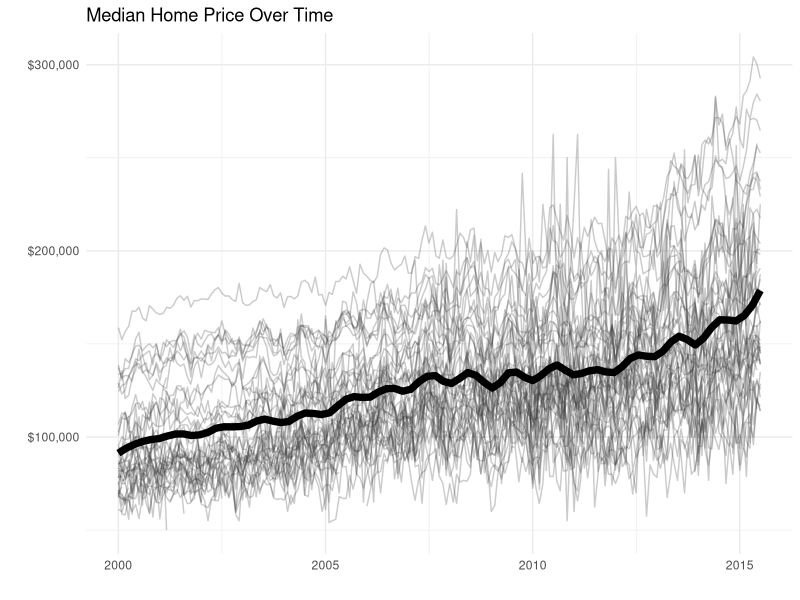
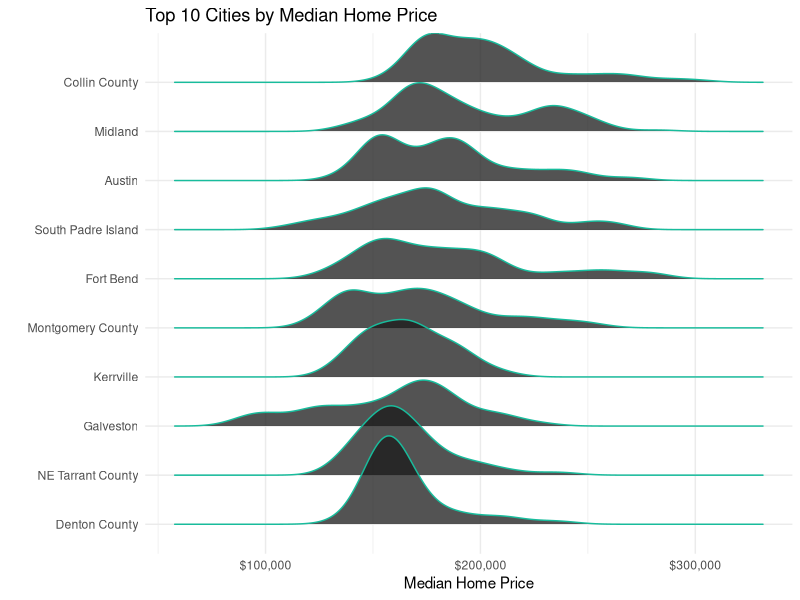

Recreate these plots in R, in order. (Note: this script raises an error after producing the figures.)
# R TIPS ----
# TIP 035 | patchwork: combine ggplots into 1 ----
#
# 👉 For Weekly R-Tips, Sign Up Here: https://mailchi.mp/business-science/r-tips-newsletter

# LIBRARIES ----

# remotes::install_github("ianmoran11/mmtable2")

library(patchwork)
library(ggridges)
library(ggrepel)
library(maps)
library(tidyverse)
library(lubridate)


# 1.0 Data Transformation -----

txhousing_tbl <- txhousing %>%
    mutate(date = lubridate::make_date(year, month))


# 2.0 Make Subplots ----

# 2.1 Time Series ----

gg_tx_timeseries <- txhousing_tbl %>%
    ggplot(aes(date, median, group = city)) +
    geom_line(color = "gray20", alpha = 0.25) +
    geom_smooth(
        aes(group = NULL),
        method = "loess",
        span = 0.1,
        se = FALSE,
        size = 2.5,
        color = "black"
    ) +
    theme_minimal() +
    scale_y_continuous(labels = scales::dollar_format()) +
    labs(y = "", x = "", title = "Median Home Price Over Time")
gg_tx_timeseries

# 2.2 Top Cities Ridgline Plot ----

gg_tx_ridge <- txhousing_tbl %>%
    drop_na() %>%
    mutate(city = factor(city) %>% fct_reorder(median) %>% fct_rev()) %>%
    filter(as.numeric(city) %in% (1:10)) %>%

    ggplot(aes(x = median, y = fct_rev(city))) +
    geom_density_ridges(
        color = "#18BC9C",
        fill  = "gray10",
        alpha = 0.75,
        size  = 1
    ) +
    scale_x_continuous(labels = scales::dollar_format()) +
    theme_minimal() +
    labs(x = "Median Home Price", y = "", title = "Top 10 Cities by Median Home Price")

gg_tx_ridge

# 2.3 Texas Map ----

texas_housing_tbl <- txhousing_tbl %>%
    group_by(city) %>%
    summarise(median = median(median, na.rm = T)) %>%
    ungroup() %>%
    mutate(city = str_to_lower(city))

texas_cities_tbl <- us.cities %>%
    filter(country.etc == "TX") %>%
    mutate(name = name %>%
               str_sub(end = nchar(name) - 3) %>%
               str_to_lower() %>%
               str_trim()
    ) %>%
    left_join(texas_housing_tbl, by = c("name" = "city"))

texas_outline_tbl <- map_data("state", region = "texas") %>% as_tibble()

gg_tx_map <- texas_cities_tbl %>%
    drop_na() %>%
    ggplot(aes(x = long, y = lat, size = median)) +
    geom_polygon(
        data  = texas_outline_tbl,
        aes(x = long, y = lat, group = group, size = NULL),
        color = "black",
        size = 1.5,
        fill = "#18bc9c"
    ) +
    geom_point() +
    geom_text_repel(aes(label = str_to_title(name)), max.overlaps = 5) +
    # scale_color_viridis_c() +
    coord_map() +
    theme_void() +
    labs(title = "Median Home Prices by City", x = "", y = "") +
    theme(legend.position = "none")

gg_tx_map

# 3.0 Patchwork ----

gg_tx_map +
    (gg_tx_timeseries / gg_tx_ridge) +
    plot_layout(widths = c(3,2), tag_level = "new") +
    plot_annotation(
        title = "Texas Real-Estate Statistics",
        subtitle = "The untold secrets of prime-real estate in Texas\n",
        tag_levels = c("A"),
        tag_prefix = "Fig. ",
        tag_suffix = ":"
    ) &
    theme(plot.tag.position = c(0, 1),
          plot.tag = element_text(size = 8, hjust = 0, vjust = 0))



